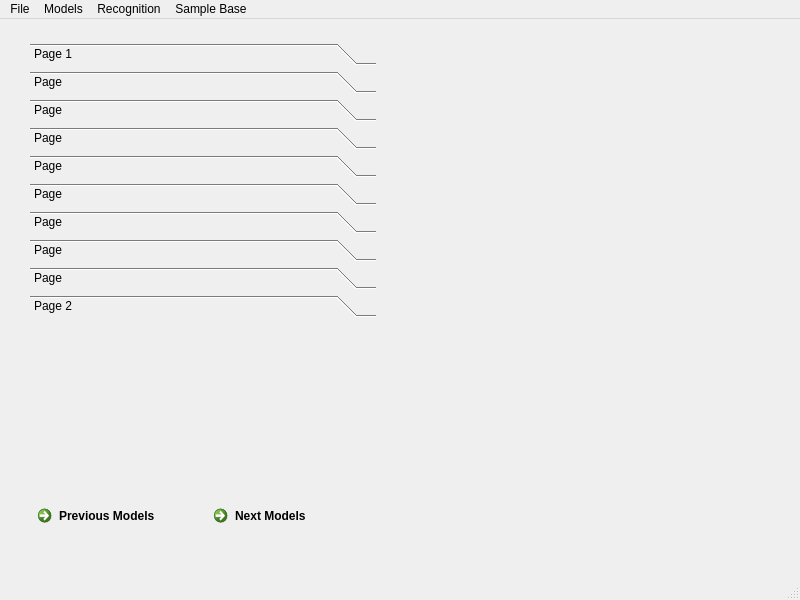
<?xml version="1.0" encoding="UTF-8"?>
<ui version="4.0">
 <class>MainWindow</class>
 <widget class="QMainWindow" name="MainWindow">
  <property name="geometry">
   <rect>
    <x>0</x>
    <y>0</y>
    <width>800</width>
    <height>600</height>
   </rect>
  </property>
  <property name="windowTitle">
   <string>MainWindow</string>
  </property>
  <widget class="QWidget" name="centralwidget">
   <widget class="QWidget" name="verticalLayoutWidget">
    <property name="geometry">
     <rect>
      <x>30</x>
      <y>24</y>
      <width>346</width>
      <height>491</height>
     </rect>
    </property>
    <layout class="QVBoxLayout" name="verticalLayout">
     <item>
      <layout class="QVBoxLayout" name="verticalLayout_3">
       <property name="sizeConstraint">
        <enum>QLayout::SetNoConstraint</enum>
       </property>
       <item>
        <widget class="QToolBox" name="models_list">
         <property name="currentIndex">
          <number>9</number>
         </property>
         <widget class="QWidget" name="page_3">
          <property name="geometry">
           <rect>
            <x>0</x>
            <y>0</y>
            <width>342</width>
            <height>132</height>
           </rect>
          </property>
          <attribute name="label">
           <string>Page 1</string>
          </attribute>
         </widget>
         <widget class="QWidget" name="page_12">
          <property name="geometry">
           <rect>
            <x>0</x>
            <y>0</y>
            <width>342</width>
            <height>132</height>
           </rect>
          </property>
          <attribute name="label">
           <string>Page</string>
          </attribute>
         </widget>
         <widget class="QWidget" name="page_11">
          <property name="geometry">
           <rect>
            <x>0</x>
            <y>0</y>
            <width>342</width>
            <height>132</height>
           </rect>
          </property>
          <attribute name="label">
           <string>Page</string>
          </attribute>
         </widget>
         <widget class="QWidget" name="page_10">
          <property name="geometry">
           <rect>
            <x>0</x>
            <y>0</y>
            <width>342</width>
            <height>132</height>
           </rect>
          </property>
          <attribute name="label">
           <string>Page</string>
          </attribute>
         </widget>
         <widget class="QWidget" name="page_9">
          <property name="geometry">
           <rect>
            <x>0</x>
            <y>0</y>
            <width>342</width>
            <height>132</height>
           </rect>
          </property>
          <attribute name="label">
           <string>Page</string>
          </attribute>
         </widget>
         <widget class="QWidget" name="page_8">
          <property name="geometry">
           <rect>
            <x>0</x>
            <y>0</y>
            <width>342</width>
            <height>132</height>
           </rect>
          </property>
          <attribute name="label">
           <string>Page</string>
          </attribute>
         </widget>
         <widget class="QWidget" name="page_7">
          <property name="geometry">
           <rect>
            <x>0</x>
            <y>0</y>
            <width>342</width>
            <height>132</height>
           </rect>
          </property>
          <attribute name="label">
           <string>Page</string>
          </attribute>
         </widget>
         <widget class="QWidget" name="page_6">
          <property name="geometry">
           <rect>
            <x>0</x>
            <y>0</y>
            <width>342</width>
            <height>132</height>
           </rect>
          </property>
          <attribute name="label">
           <string>Page</string>
          </attribute>
         </widget>
         <widget class="QWidget" name="page_5">
          <property name="geometry">
           <rect>
            <x>0</x>
            <y>0</y>
            <width>342</width>
            <height>132</height>
           </rect>
          </property>
          <attribute name="label">
           <string>Page</string>
          </attribute>
         </widget>
         <widget class="QWidget" name="page_4">
          <property name="geometry">
           <rect>
            <x>0</x>
            <y>0</y>
            <width>342</width>
            <height>132</height>
           </rect>
          </property>
          <attribute name="label">
           <string>Page 2</string>
          </attribute>
         </widget>
        </widget>
       </item>
      </layout>
     </item>
     <item>
      <layout class="QHBoxLayout" name="horizontalLayout">
       <item>
        <widget class="QCommandLinkButton" name="commandLinkButton_prev_models">
         <property name="text">
          <string>Previous Models</string>
         </property>
        </widget>
       </item>
       <item>
        <widget class="QCommandLinkButton" name="commandLinkButton_next_models">
         <property name="text">
          <string>Next Models</string>
         </property>
        </widget>
       </item>
      </layout>
     </item>
    </layout>
   </widget>
  </widget>
  <widget class="QMenuBar" name="menubar">
   <property name="geometry">
    <rect>
     <x>0</x>
     <y>0</y>
     <width>800</width>
     <height>27</height>
    </rect>
   </property>
   <property name="defaultUp">
    <bool>false</bool>
   </property>
   <property name="nativeMenuBar">
    <bool>true</bool>
   </property>
   <widget class="QMenu" name="menuPlik">
    <property name="title">
     <string>File</string>
    </property>
    <addaction name="separator"/>
    <addaction name="actionRead_Configuration_File"/>
    <addaction name="actionSave_Configuration_File"/>
    <addaction name="actionAdd_Configuration_Parameter"/>
   </widget>
   <widget class="QMenu" name="menuModele">
    <property name="title">
     <string>Models</string>
    </property>
    <addaction name="action_CreateModel"/>
    <addaction name="action_ModelLearning"/>
   </widget>
   <widget class="QMenu" name="menuRozpoznawanie">
    <property name="title">
     <string>Recognition</string>
    </property>
    <widget class="QMenu" name="menuWeryfikacja">
     <property name="title">
      <string>Verification</string>
     </property>
     <addaction name="action_RecordFromFileVerification"/>
     <addaction name="action_RecordFromMicrophoneVerification"/>
    </widget>
    <widget class="QMenu" name="menuIdentyfikacja">
     <property name="title">
      <string>Identyfication</string>
     </property>
     <addaction name="action_RecordFromFileIdentification"/>
    </widget>
    <addaction name="menuWeryfikacja"/>
    <addaction name="menuIdentyfikacja"/>
   </widget>
   <widget class="QMenu" name="menuBaza_pr_bek">
    <property name="title">
     <string>Sample Base</string>
    </property>
   </widget>
   <addaction name="menuPlik"/>
   <addaction name="menuModele"/>
   <addaction name="menuRozpoznawanie"/>
   <addaction name="menuBaza_pr_bek"/>
  </widget>
  <widget class="QStatusBar" name="statusbar"/>
  <action name="action_CreateModel">
   <property name="text">
    <string>Model Creation</string>
   </property>
  </action>
  <action name="action_ModelLearning">
   <property name="text">
    <string>Model Learning</string>
   </property>
  </action>
  <action name="action_RecordFromFileVerification">
   <property name="text">
    <string>Record from file</string>
   </property>
  </action>
  <action name="action_RecordFromMicrophoneVerification">
   <property name="text">
    <string>Record from microphone</string>
   </property>
  </action>
  <action name="action_RecordFromFileIdentification">
   <property name="text">
    <string>Record from file</string>
   </property>
  </action>
  <action name="actionRead_Configuration_File">
   <property name="text">
    <string>Read Configuration File</string>
   </property>
  </action>
  <action name="actionSave_Configuration_File">
   <property name="text">
    <string>Save Configuration File</string>
   </property>
  </action>
  <action name="actionAdd_Configuration_Parameter">
   <property name="text">
    <string>Add Configuration Parameter</string>
   </property>
  </action>
 </widget>
 <resources/>
 <connections/>
</ui>
